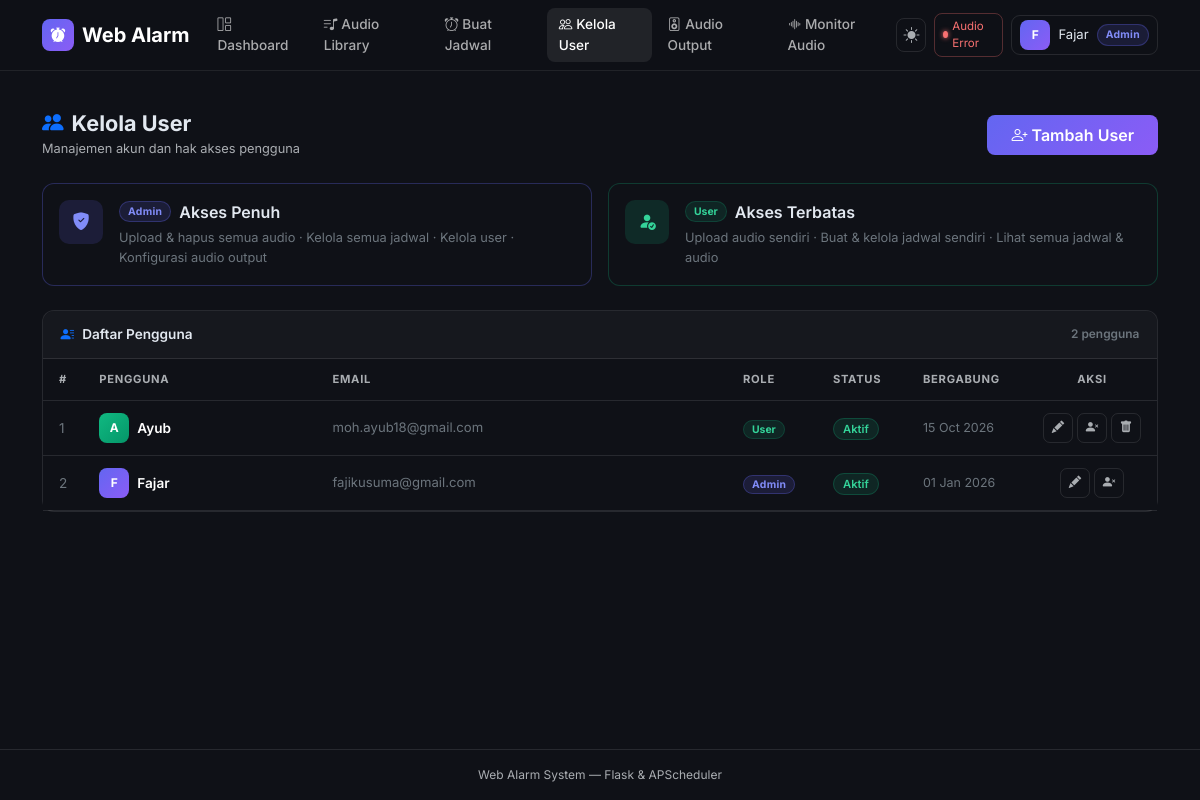
The app's page /users (signed in) with its own data.
### models.py (models this page shows, shortened)
class User(UserMixin, db.Model):
    __tablename__ = 'users'
    id = db.Column(db.Integer, primary_key=True)
    name = db.Column(db.String(120), nullable=False)
    email = db.Column(db.String(120), unique=True, nullable=False)
    password_hash = db.Column(db.String(256), nullable=False)
    role = db.Column(db.String(20), default='user', nullable=False)
    is_active = db.Column(db.Boolean, default=True, nullable=False)
    created_at = db.Column(db.DateTime, default=datetime.utcnow, nullable=False)
    audios = db.relationship('Audio', backref='uploader', lazy=True)

### app.py (the view)
@app.route('/users')
@login_required
@admin_required
def users():
    user_list = User.query.order_by(User.created_at.desc()).all()
    return render_template('users.html', users=user_list, config_admin_email=ADMIN_EMAIL)

### app.py (called while the page is built)
@login_manager.user_loader
def load_user(user_id):
    return db.session.get(User, int(user_id))

def admin_required(f):
    @wraps(f)
    def decorated(*args, **kwargs):
        if not current_user.is_authenticated or current_user.role != 'admin':
            abort(403)
        return f(*args, **kwargs)
    return decorated

def is_admin():
    return current_user.is_authenticated and current_user.role == 'admin'

### templates/users.html (shortened to what this page needs)
{% extends "base.html" %}
{% block content %}
<div class="d-flex align-items-center justify-content-between flex-wrap gap-2 mb-4">
  <div>
    <h1 class="pg-title"><i class="bi bi-people-fill me-2 text-primary"></i>Kelola User</h1>
    <p class="pg-sub mb-0">Manajemen akun dan hak akses pengguna</p>
  </div>
  <a href="{{ url_for('create_user') }}" class="btn btn-grad px-4 py-2">
    <i class="bi bi-person-plus me-1"></i>Tambah User
  </a>
</div>
<div class="row g-3 mb-4">
  <div class="col-12 col-md-6">
    <div class="card h-100" style="border-color:rgba(99,102,241,.3)">
      <div class="card-body d-flex align-items-start gap-3">
        <div class="stat-icon si-indigo flex-shrink-0">
          <i class="bi bi-shield-fill-check"></i>
        </div>
        <div>
          <div class="d-flex align-items-center gap-2 mb-1">
            <span class="badge-admin">Admin</span>
            <span class="fw-semibold">Akses Penuh</span>
          </div>
          <p class="text-secondary mb-0" style="font-size:.8rem;line-height:1.6">
            Upload &amp; hapus semua audio · Kelola semua jadwal ·
            Kelola user · Konfigurasi audio output
          </p>
        </div>
      </div>
    </div>
  </div>
  <div class="col-12 col-md-6">
    <div class="card h-100" style="border-color:rgba(16,185,129,.25)">
      <div class="card-body d-flex align-items-start gap-3">
        <div class="stat-icon si-green flex-shrink-0">
          <i class="bi bi-person-fill-check"></i>
        </div>
        <div>
          <div class="d-flex align-items-center gap-2 mb-1">
            <span class="badge-user">User</span>
            <span class="fw-semibold">Akses Terbatas</span>
          </div>
          <p class="text-secondary mb-0" style="font-size:.8rem;line-height:1.6">
            Upload audio sendiri · Buat &amp; kelola jadwal sendiri ·
            Lihat semua jadwal &amp; audio
          </p>
        </div>
      </div>
    </div>
  </div>
</div>
<div class="card">
  <div class="card-header d-flex align-items-center justify-content-between">
    <span><i class="bi bi-person-lines-fill me-2 text-primary"></i>Daftar Pengguna</span>
    <small class="text-secondary">{{ users|length }} pengguna</small>
  </div>
  {% if users %}
  <div class="tbl-responsive">
    <table class="table table-hover mb-0">
      <thead>
        <tr>
          <th style="width:40px">#</th>
          <th>Pengguna</th>
          <th class="d-none d-sm-table-cell">Email</th>
          <th style="width:90px">Role</th>
          <th style="width:90px">Status</th>
          <th class="d-none d-lg-table-cell" style="width:120px">Bergabung</th>
          <th class="text-center" style="width:110px">Aksi</th>
        </tr>
      </thead>
      <tbody>
        {% for u in users %}
        <tr>
          <td class="text-secondary">{{ loop.index }}</td>
          <td>
            <div class="d-flex align-items-center gap-2">
              <span class="user-av"
                    style="background:{% if u.role=='admin' %}linear-gradient(135deg,#6366f1,#8b5cf6){% else %}linear-gradient(135deg,#10b981,#059669){% endif %}">
                {{ u.name[0]|upper }}
              </span>
              <div>
                <div class="fw-semibold" style="font-size:.85rem">{{ u.name }}</div>
              </div>
            </div>
          </td>
          <td class="d-none d-sm-table-cell text-secondary" style="font-size:.82rem">
            {{ u.email }}
          </td>
          <td>
            {% if u.role == 'admin' %}
              <span class="badge-admin">Admin</span>
            {% else %}
              <span class="badge-user">User</span>
            {% endif %}
          </td>
          <td>
            {% if u.is_active %}
              <span class="badge-on">Aktif</span>
            {% else %}
              <span class="badge-off">Nonaktif</span>
            {% endif %}
          </td>
          <td class="d-none d-lg-table-cell text-secondary" style="font-size:.78rem">
            {{ u.created_at.strftime('%d %b %Y') if u.created_at else '—' }}
          </td>
          <td>
            <div class="d-flex justify-content-center gap-1">
              <a href="{{ url_for('edit_user', user_id=u.id) }}"
                 class="btn-act act-info" title="Edit user">
                <i class="bi bi-pencil-fill"></i>
              </a>
              {% if u.email != config_admin_email %}
              <form action="{{ url_for('toggle_user', user_id=u.id) }}" method="post">
                <button type="submit"
                        class="btn-act {% if u.is_active %}act-warning{% else %}act-success{% endif %}"
                        title="{% if u.is_active %}Nonaktifkan{% else %}Aktifkan{% endif %}">
                  <i class="bi {% if u.is_active %}bi-person-x-fill{% else %}bi-person-check-fill{% endif %}"></i>
                </button>
              </form>
              {% if u.id != current_user.id %}
              <form action="{{ url_for('delete_user', user_id=u.id) }}" method="post"
                    onsubmit="return confirm('Hapus user {{ u.name }}?\nTindakan ini tidak dapat dibatalkan.')">
                <button type="submit" class="btn-act act-danger" title="Hapus user">
                  <i class="bi bi-trash-fill"></i>
                </button>
              </form>
              {% endif %}
              {% else %}
              <small class="text-secondary d-flex align-items-center px-1" style="font-size:.65rem">
                Admin Utama
              </small>
              {% endif %}
            </div>
          </td>
        </tr>
        {% endfor %}
      </tbody>
    </table>
  </div>
  {% else %}
  <div class="empty-state">
    <i class="bi bi-people empty-icon"></i>
    <h5>Belum ada user</h5>
  </div>
  {% endif %}
</div>
{% endblock %}

### templates/base.html (shortened to what this page needs)
<!DOCTYPE html>
<html lang="id" data-bs-theme="dark">
<head>
  <link href="https://cdn.jsdelivr.net/npm/bootstrap@5.3.3/dist/css/bootstrap.min.css"
        rel="stylesheet"/>
  <link href="https://cdn.jsdelivr.net/npm/bootstrap-icons@1.11.3/font/bootstrap-icons.min.css"
        rel="stylesheet"/>
</head>
<body>
<nav class="navbar navbar-expand-lg sticky-top navbar-main">
  <div class="container-xl">
    <a class="navbar-brand d-flex align-items-center gap-2 fw-bold" href="{{ url_for('index') }}">
      <span class="navbar-brand-icon"><i class="bi bi-alarm-fill"></i></span>
      Web Alarm
    </a>
    <div class="collapse navbar-collapse" id="mainNav">
      <ul class="navbar-nav me-auto gap-1 mt-2 mt-lg-0">
        {% if current_user.is_authenticated %}
          <li class="nav-item">
            <a class="nav-link {% if request.endpoint == 'index' %}active{% endif %}"
               href="{{ url_for('index') }}">
              <i class="bi bi-grid-1x2 me-1"></i>Dashboard
            </a>
          </li>
          <li class="nav-item">
            <a class="nav-link {% if request.endpoint == 'audios' %}active{% endif %}"
               href="{{ url_for('audios') }}">
              <i class="bi bi-music-note-list me-1"></i>Audio Library
            </a>
          </li>
          <li class="nav-item">
            <a class="nav-link {% if request.endpoint in ['new_schedule','edit_schedule'] %}active{% endif %}"
               href="{{ url_for('new_schedule') }}">
              <i class="bi bi-alarm me-1"></i>Buat Jadwal
            </a>
          </li>
          {% if is_admin() %}
          <li class="nav-item">
            <a class="nav-link {% if request.endpoint in ['users','create_user','edit_user'] %}active{% endif %}"
               href="{{ url_for('users') }}">
              <i class="bi bi-people me-1"></i>Kelola User
            </a>
          </li>
          <li class="nav-item">
            <a class="nav-link {% if request.endpoint == 'audio_settings' %}active{% endif %}"
               href="{{ url_for('audio_settings') }}">
              <i class="bi bi-speaker me-1"></i>Audio Output
            </a>
          </li>
          <li class="nav-item">
            <a class="nav-link {% if request.endpoint == 'audio_monitor' %}active{% endif %}"
               href="{{ url_for('audio_monitor') }}">
              <i class="bi bi-soundwave me-1"></i>Monitor Audio
            </a>
          </li>
          {% endif %}
        {% endif %}
      </ul>
      <div class="d-flex align-items-center gap-2 mt-2 mt-lg-0">
        <button id="themeToggle" type="button" title="Toggle tema"
                onclick="toggleTheme()" class="d-none d-lg-flex">
          <i class="bi bi-sun-fill" id="themeIcon"></i>
        </button>
        {% if current_user.is_authenticated %}
        <div id="audioHealthBadge"
             class="d-none d-lg-flex align-items-center gap-1 px-2 py-1"
             style="border-radius:8px;border:1px solid var(--bs-border-color);
                    font-size:.72rem;cursor:pointer;transition:all .2s"
             onclick="triggerAudioRepair(this)"
             title="Status koneksi audio hardware">
          <span id="audioHealthDot"
                style="width:7px;height:7px;border-radius:50%;
                       background:#6c757d;display:inline-block;
                       transition:background .3s"></span>
          <span id="audioHealthText" style="color:var(--bs-secondary-color)">Audio…</span>
        </div>
        {% endif %}
        {% if current_user.is_authenticated %}
          <div class="dropdown">
            <button class="btn btn-sm d-flex align-items-center gap-2 px-2 py-1"
                    style="border:1px solid var(--bs-border-color);border-radius:9px;
                           background:transparent;color:var(--bs-body-color)"
                    data-bs-toggle="dropdown" aria-expanded="false">
              <span class="user-av">{{ current_user.name[0]|upper }}</span>
              <span class="d-none d-sm-inline fw-500" style="font-size:.82rem">
                {{ current_user.name.split()[0] }}
              </span>
              <span class="{% if is_admin() %}badge-admin{% else %}badge-user{% endif %}">
                {{ 'Admin' if is_admin() else 'User' }}
              </span>
            </button>
          </div>
        {% else %}
          <a href="{{ url_for('login') }}" class="btn btn-sm btn-outline-secondary px-3">Login</a>
          <a href="{{ url_for('register') }}" class="btn btn-sm btn-grad px-3">Daftar</a>
        {% endif %}
      </div>
    </div>
  </div>
</nav>
<div class="container-xl pt-3">
</div>
<main class="container-xl py-4">
  {% block content %}{% endblock %}
</main>
<footer class="border-top py-3">
  <div class="container-xl text-center" style="font-size:.75rem;color:var(--bs-secondary-color)">
    Web Alarm System &mdash; Flask &amp; APScheduler
  </div>
</footer>
</body>
</html>

### templates/base.html (style rules this page uses)
body { font-family: 'Inter', system-ui, sans-serif; min-height: 100vh; display: flex; flex-direction: column; }
main { flex: 1; }
[data-bs-theme="dark"] { --bs-body-bg: #0f1117; --bs-body-color: #e2e8f0; --bs-border-color: rgba(255,255,255,.1); --bs-card-bg: #1a1f2e; --bs-secondary-bg: #141824; --bs-tertiary-bg: #1e2433; }
:root { --accent: #6366f1; --accent2: #8b5cf6; --accent-rgb: 99,102,241; }
[data-bs-theme="dark"] .navbar-main { background: rgba(15,17,23,.97) !important; border-bottom: 1px solid rgba(255,255,255,.08); backdrop-filter: blur(12px); }
.navbar-brand-icon { width: 32px; height: 32px; border-radius: 8px; background: linear-gradient(135deg, var(--accent), var(--accent2)); display: inline-flex; align-items: center; justify-content: center; font-size: .9rem; color: #fff; flex-shrink: 0; }
.nav-link { font-size: .85rem; font-weight: 500; border-radius: 8px !important; padding: .4rem .75rem !important; transition: background .15s; }
[data-bs-theme="dark"] .nav-link:hover, [data-bs-theme="dark"] .nav-link.active { background: rgba(255,255,255,.08) !important; color: #fff !important; }
.card { border-radius: 12px; border-color: var(--bs-border-color); }
.card-header { font-weight: 600; font-size: .85rem; border-bottom-color: var(--bs-border-color); padding: .85rem 1.1rem; border-radius: 12px 12px 0 0 !important; }
[data-bs-theme="dark"] .card-header { background: rgba(255,255,255,.03); }
.stat-icon { width: 44px; height: 44px; border-radius: 10px; flex-shrink: 0; display: flex; align-items: center; justify-content: center; font-size: 1.1rem; }
.si-indigo { background: rgba(99,102,241,.15); color: #818cf8; }
.si-green { background: rgba(16,185,129,.15); color: #34d399; }
.btn-grad { background: linear-gradient(135deg, var(--accent), var(--accent2)); border: none; color: #fff; font-weight: 600; border-radius: 8px; transition: opacity .15s, transform .1s; }
.btn-act { width: 30px; height: 30px; display: inline-flex; align-items: center; justify-content: center; border-radius: 7px; border: 1px solid var(--bs-border-color); background: transparent; font-size: .78rem; color: var(--bs-secondary-color); transition: all .15s; cursor: pointer; flex-shrink: 0; }
.badge-on { background: rgba(16,185,129,.12); color: #34d399; border: 1px solid rgba(16,185,129,.25); padding: 3px 9px; border-radius: 20px; font-size: .7rem; font-weight: 600; }
.badge-admin { background: rgba(var(--accent-rgb),.15); color: #818cf8; border: 1px solid rgba(var(--accent-rgb),.3); padding: 2px 8px; border-radius: 20px; font-size: .65rem; font-weight: 700; letter-spacing: .3px; }
.badge-user { background: rgba(16,185,129,.12); color: #34d399; border: 1px solid rgba(16,185,129,.2); padding: 2px 8px; border-radius: 20px; font-size: .65rem; font-weight: 700; }
.table { font-size: .85rem; }
.table thead th { font-size: .7rem; font-weight: 700; text-transform: uppercase; letter-spacing: .7px; color: var(--bs-secondary-color); border-bottom-width: 1px; padding: .75rem 1rem; white-space: nowrap; }
.table tbody td { padding: .75rem 1rem; vertical-align: middle; }
#themeToggle { width: 34px; height: 34px; border-radius: 8px; border: 1px solid var(--bs-border-color); background: transparent; display: flex; align-items: center; justify-content: center; cursor: pointer; transition: all .15s; font-size: 1rem; color: var(--bs-secondary-color); }
.user-av { width: 30px; height: 30px; border-radius: 8px; background: linear-gradient(135deg, var(--accent), var(--accent2)); display: inline-flex; align-items: center; justify-content: center; font-size: .75rem; font-weight: 700; color: #fff; flex-shrink: 0; }
.pg-title { font-size: 1.35rem; font-weight: 700; margin: 0; }
.pg-sub { font-size: .8rem; color: var(--bs-secondary-color); margin-top: 3px; }
.tbl-responsive { overflow-x: auto; -webkit-overflow-scrolling: touch; }

### records on screen
User: name "F", name "Fajar", is_active+role "Admin", email "fajikusuma@gmail.com", shows "Aktif", created_at "01 Jan 2026"
User: name "A", name "Ayub", email "moh.ayub18@gmail.com", role "User", is_active "Aktif", created_at "15 Oct 2026"

### other values on screen
{{ users|length }} "2"
